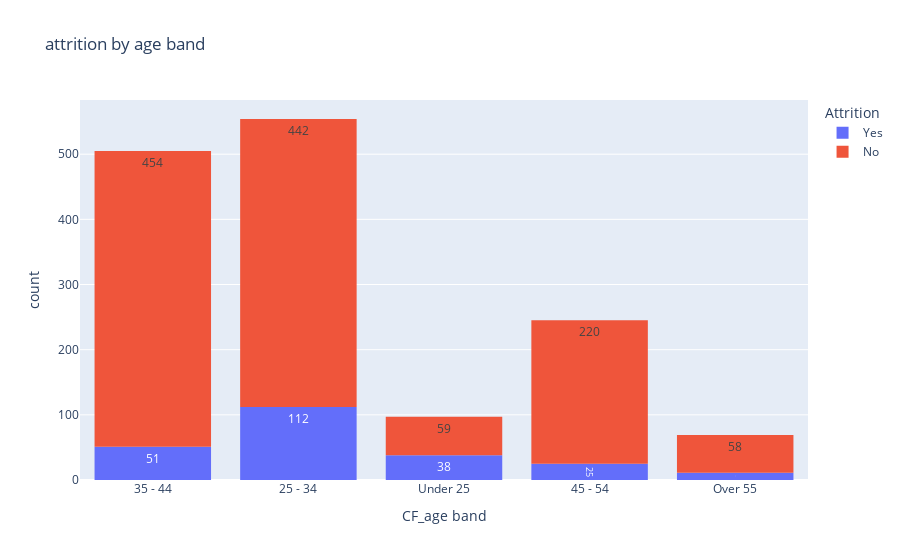

Notebook source saved alongside this figure:
### Code cell
fig=px.histogram(df,x='CF_age band',color='Attrition',title='attrition by age band',text_auto=True)
fig.show()

### Figure 1 — Plotly figure (JSON) as saved in the notebook; plotly's stock layout.template omitted (floating-point values rounded to 4 significant figures; data arrays with more than 128 entries replaced by an {"elided": "..."} marker saying what was removed)
{"data": [{"alignmentgroup": "True", "bingroup": "x", "hovertemplate": "Attrition=Yes<br>CF_age band=%{x}<br>count=%{y}<extra></extra>", "legendgroup": "Yes", "marker": {"color": "#636efa", "pattern": {"shape": ""}}, "name": "Yes", "offsetgroup": "Yes", "orientation": "v", "showlegend": true, "texttemplate": "%{value}", "type": "histogram", "x": {"elided": "237 str values"}, "xaxis": "x", "yaxis": "y"}, {"alignmentgroup": "True", "bingroup": "x", "hovertemplate": "Attrition=No<br>CF_age band=%{x}<br>count=%{y}<extra></extra>", "legendgroup": "No", "marker": {"color": "#EF553B", "pattern": {"shape": ""}}, "name": "No", "offsetgroup": "No", "orientation": "v", "showlegend": true, "texttemplate": "%{value}", "type": "histogram", "x": {"elided": "1233 str values"}, "xaxis": "x", "yaxis": "y"}], "layout": {"barmode": "relative", "legend": {"title": {"text": "Attrition"}, "tracegroupgap": 0}, "title": {"text": "attrition by age band"}, "xaxis": {"anchor": "y", "domain": [0, 1], "title": {"text": "CF_age band"}}, "yaxis": {"anchor": "x", "domain": [0, 1], "title": {"text": "count"}}}}
